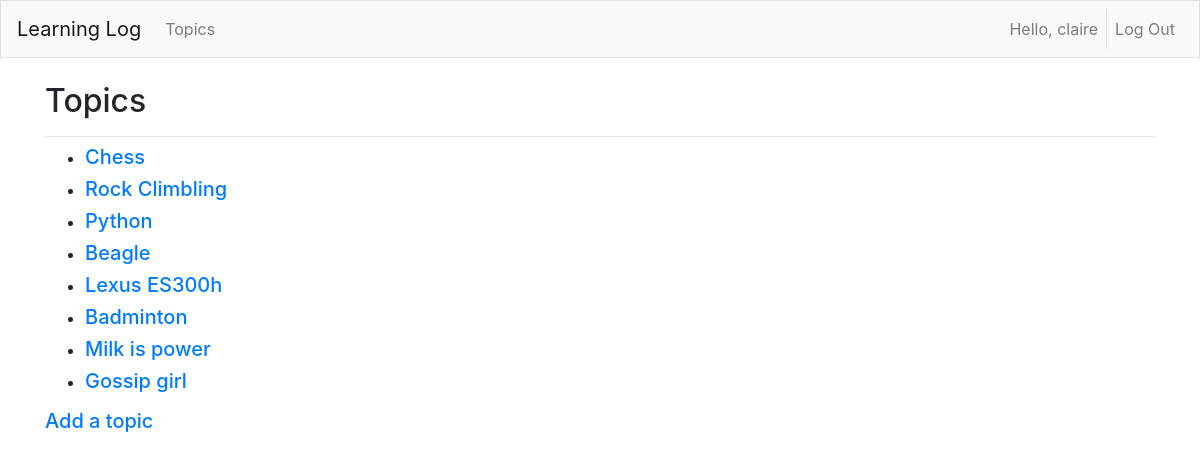
Screenshot of /topics/ (signed in) with the database file from the repository.
### learning_logs/models.py (models this page shows)
class Topic(models.Model):
    text=models.CharField(max_length=200)
    user=models.ForeignKey(User,on_delete=models.CASCADE)
    date_added=models.DateTimeField(auto_now_add=True)
    def __str__(self):
        return self.text

### learning_logs/views.py (the view)
# urls.py: path('topics/', views.topics, name='topics'),
def topics(request):
    topics = Topic.objects.all().order_by('date_added')
    context = {'topics': topics}
    return render(request=request, template_name='learning_logs/topics.html', context=context)

### learning_logs/templates/learning_logs/topics.html
{% extends "learning_logs/base.html" %}
{% block page_header %}
<h2>Topics</h2>
{% endblock page_header %}
{% block content %}
<ul>
    {% for topic in topics %}
    <li><h5><a href="{% url 'learning_logs:topic' topic.id %}">{{topic}}</a></li></h5>
    {% empty %}
    <li><h5>No topic has been added yet!</h5></li>
    {% endfor %}
</ul>
{% if user.is_authenticated %}
    <h5><a href="{% url 'learning_logs:new_topic' %}">Add a topic</a></h5>
{% endif %}
{% endblock content %}

### learning_logs/templates/learning_logs/base.html (shortened to what this page needs)
{% load bootstrap4 %}
<!DOCTYPE html>
<html lang="en">
<head>
    {% bootstrap_css %}
</head>
<body>
    <nav class="navbar navbar-expand-md navbar-light bg-light mb-4 border">
        <a class="navbar-brand" href="{% url 'learning_logs:index' %}">Learning Log</a>
        <div class="collapse navbar-collapse" id="navbarCollapse">
            <ul class="navbar-nav mr-auto">
                <li class="nav-item"><a class="nav-link" href="{% url 'learning_logs:topics' %}">Topics</a></li>
            </ul>
            <ul class="navbar-nav ml-auto">
                {% if user.is_authenticated %}
                    <li class="nav-item"><span class="navbar-text border-right pr-2">Hello, {{user.username}}</span></li>
                    <li class="nav-item"><a class="nav-link" href="{% url 'users:logout' %}">Log Out</a></li>
                {% else %}
                    <li class="nav-item"><a class="nav-link" href="{% url 'users:register' %}">Register</a></li>
                    <li class="nav-item"><a class="nav-link" href="{% url 'users:login' %}">Log In</a></li>
                {% endif %}
            </ul>
        </div>
    </nav>
    <main class="container" role="main">
        <div class="pb-2 mb-2 border-bottom">{% block page_header %} {% endblock page_header %}</div>
        <div>{% block content %} {% endblock content %}</div>
    </main>
</body>
</html>

### rows the page displays
Topic: text "Chess"
Topic: text "Rock Climbling"
Topic: text "Python"
Topic: text "Beagle"
Topic: text "Lexus ES300h"
Topic: text "Badminton"
Topic: text "Milk is power"
Topic: text "Gossip girl"

### other values shown
{{ user.username }} "claire"
